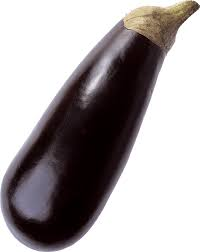
%> input picture brinjal13.jpg, 200 x 252 px
$ octave --eval "result = Diameter('brinjal13.jpg');"   (GNU Octave 9; MATLAB toolbox functions it lacks are replaced by stand-ins)
%> lines starting %> are read from the running program, lines starting %| are printed output that depends on the picture; in (x1, y1, x2, y2) boxes, pixels count from 0 and x2, y2 are one past the last pixel; in counts of white or black regions, pixels touching at a corner belong together; the program's own positions count from 1
function CheckDiameter = Diameter(img)
%> called with img = 'brinjal13.jpg'
    obj = imread(img);
%> obj is the input picture: size 252x200x3 uint8; mean R, G, B 169.4, 164.2, 165.3
    lambda = 15/1848;
    row = -1;
    startcol = -1;
    finishcol = -1;
    blue = obj(:,:,3);
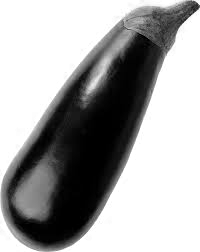
%> blue: size 252x200 uint8; min 0, max 255, mean 165.3
    bw = imbinarize(blue);
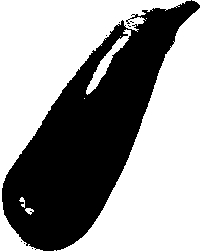
%> bw: size 252x200 logical; 59.2% white; 8 black regions (7 under 20 px), largest, box (x1, y1, x2, y2) and area: (2, 0, 200, 251) 20550
    se = strel('disk',5);
    bw = imopen(bw,se);
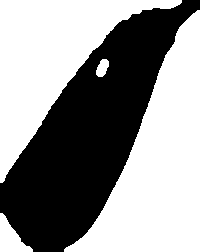
%> bw: size 252x200 logical; 57.4% white; 1 black region, box (x1, y1, x2, y2) and area: (0, 0, 200, 252) 21494
    [rows,cols] = size(bw);
%> rows = 252; cols = 200
    for j = 1:cols
        for i = 1:rows
            if bw(i,j) == 0
                row = i;
                startcol = j;
                break;
            end
        end
        if (startcol ~= -1)
            break;
        end
    end
%> after the loop, row = 184; startcol = 1
    for j = startcol:cols
        if bw(row,j) == 1
            finishcol = j;
            break;
        elseif j == cols
            finishcol = cols;
        end
    end
%> this loop made 117 passes
%> after the loop, finishcol = 117
    CheckDiameter = (finishcol-startcol)*lambda;
%> CheckDiameter = 0.942
end

$ run again, on pumpkin16.jpg
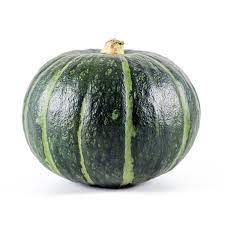
%> input picture pumpkin16.jpg, 225 x 225 px
%> in Diameter, obj is the input picture: size 225x225x3 uint8; mean R, G, B 194.2, 198.9, 193.9
%> in Diameter, `bw = imbinarize(blue);`:
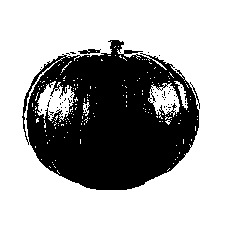
%> bw: size 225x225 logical; 65.4% white; 48 black regions (46 under 20 px), largest, box (x1, y1, x2, y2) and area: (22, 40, 200, 190) 17322, (78, 49, 101, 54) 72
%> in Diameter, `bw = imopen(bw,se);`:
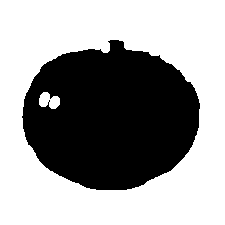
%> bw: size 225x225 logical; 60.8% white; 1 black region, box (x1, y1, x2, y2) and area: (22, 40, 200, 190) 19851
%> after the loop in Diameter, `for j = 1:cols`: row = 117; startcol = 23
%> after the loop in Diameter, `for j = startcol:cols`: finishcol = 200
%> CheckDiameter = 1.44

$ run again, on pepper13.jpeg
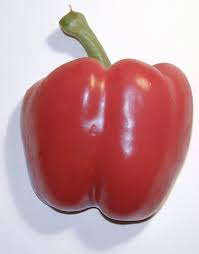
%> input picture pepper13.jpeg, 199 x 254 px
%> in Diameter, obj is the input picture: size 254x199x3 uint8; mean R, G, B 197.4, 152.8, 157.2
%> in Diameter, `blue = obj(:,:,3);`:
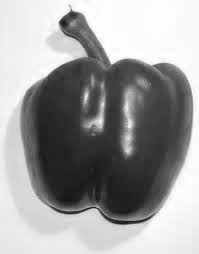
%> blue: size 254x199 uint8; min 23, max 255, mean 157.2
%> in Diameter, `bw = imopen(bw,se);`:
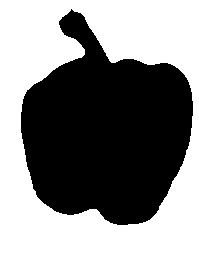
%> bw: size 254x199 logical; 51.8% white; 1 black region, box (x1, y1, x2, y2) and area: (21, 9, 193, 225) 24360
%> after the loop in Diameter, `for j = 1:cols`: row = 113; startcol = 22
%> after the loop in Diameter, `for j = startcol:cols`: finishcol = 194
%> CheckDiameter = 1.4
